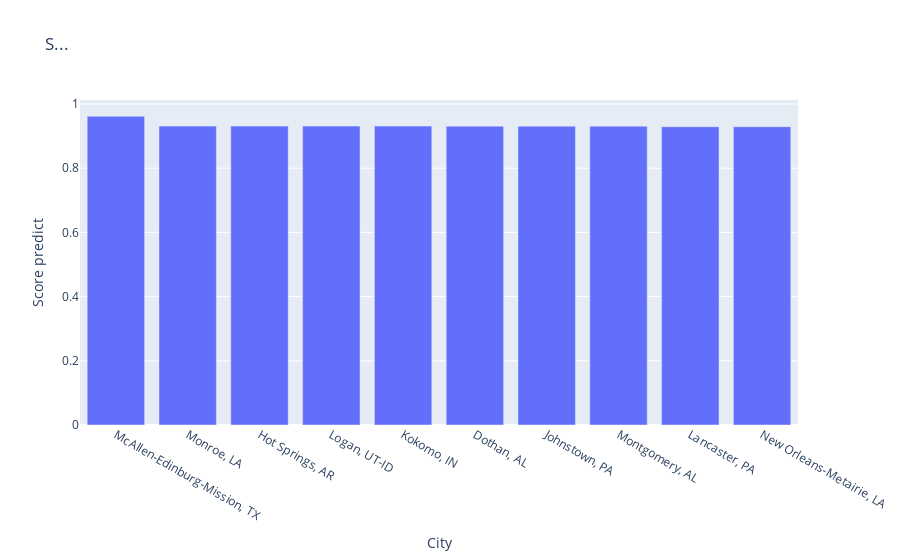

Notebook source saved alongside this figure:
### Code cell
import plotly.graph_objects as go

# Calculate the average of the "starbucks_percapita" column
average_starbucks_percapita = dff['starbucks_percapita'].mean()


filtered_data = dff[(dff['starbucks_percapita'] >= average_starbucks_percapita)
]

# Sort the filtered data by the sum in descending order and select the top 30 groups
sorted_data = filtered_data.sort_values('prediction_mean', ascending=False).head(10)

City_State_x = sorted_data['City_State']
total_sum = sorted_data['prediction_mean']

# Create bar chart
fig = go.Figure()
fig.add_trace(go.Bar(x=City_State_x, y=prediction_mean, name=''))

# Set chart title and axis labels
fig.update_layout(
    title='S...',
    xaxis_title='City',
    yaxis_title='Score predict'
)

# Display the chart
fig.show()

### Figure 1 — Plotly figure (JSON) as saved in the notebook; plotly's stock layout.template omitted (floating-point values rounded to 4 significant figures)
{"data": [{"name": "", "type": "bar", "x": ["McAllen-Edinburg-Mission, TX", "Monroe, LA", "Hot Springs, AR", "Logan, UT-ID", "Kokomo, IN", "Dothan, AL", "Johnstown, PA", "Montgomery, AL", "Lancaster, PA", "New Orleans-Metairie, LA"], "y": [0.9619, 0.9312, 0.9312, 0.9312, 0.9312, 0.931, 0.931, 0.931, 0.9293, 0.9293, 0.9293, 0.9289, 0.9289, 0.9263, 0.9188, 0.9188, 0.9188, 0.9186, 0.9173, 0.9173, 0.9142, 0.9141, 0.914, 0.914, 0.914, 0.914, 0.914, 0.9104, 0.9104, 0.9104]}], "layout": {"title": {"text": "S..."}, "xaxis": {"title": {"text": "City"}}, "yaxis": {"title": {"text": "Score predict"}}}}
